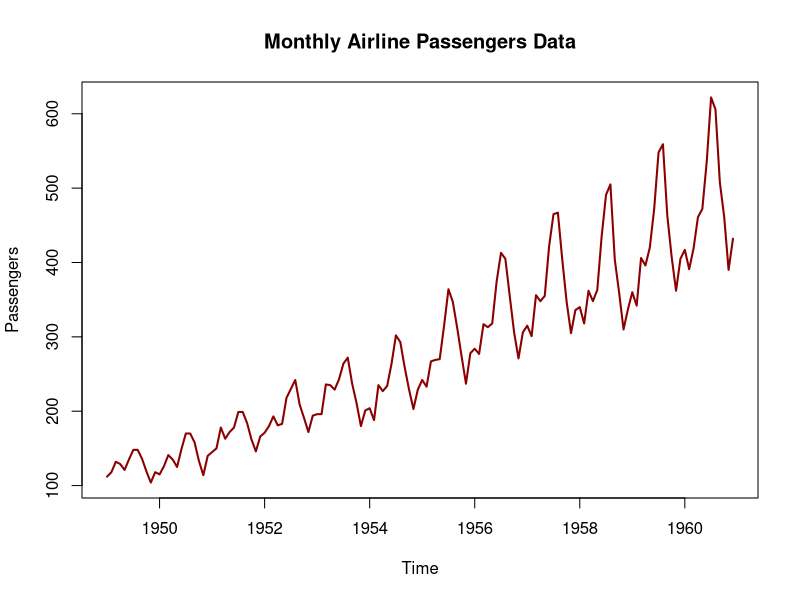
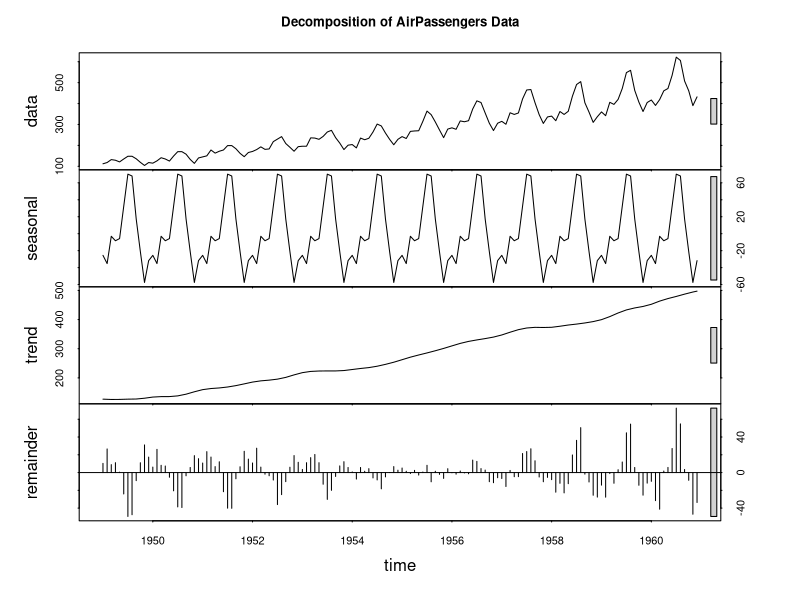
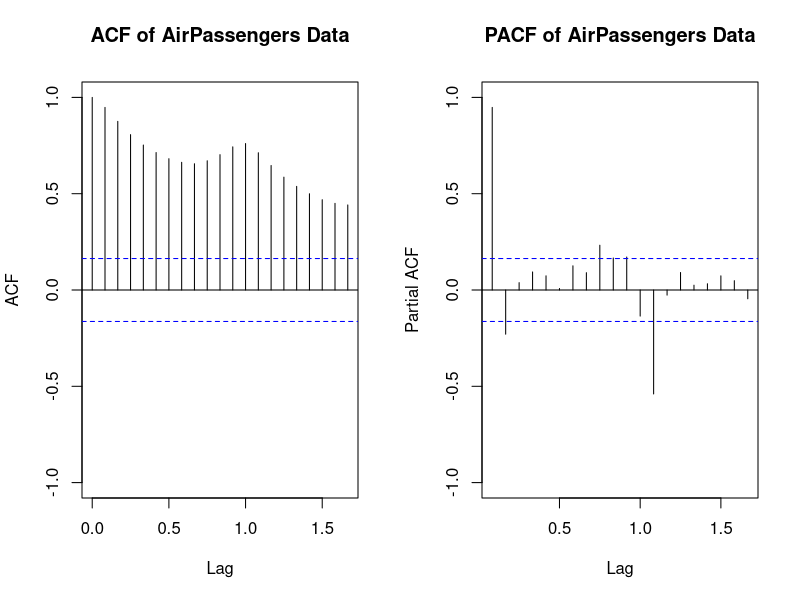

These figures' R source, in order:
# ============================================
# PRACTICAL-6: AirPassengers Data Analysis
# ============================================

rm(list = ls(all = TRUE))

library(tseries)
library(forecast)
library(TTR)
library(lmtest)

# (a) Load and convert data
data("AirPassengers")
AirPassengers_ts <- AirPassengers

# Print data
print("AirPassengers Dataset:")
print(AirPassengers)

# (b) PLOT 1: Time series plot
dev.new()
plot(AirPassengers_ts,
     main = "Monthly Airline Passengers Data",
     xlab = "Time",
     ylab = "Passengers",
     col = "darkred",
     lwd = 2)

# (c) Decompose and plot
AirPassengers_decomposed <- stl(AirPassengers_ts, s.window = "periodic")

# PLOT 2: Decomposition plot
dev.new()
plot(AirPassengers_decomposed, 
     main = "Decomposition of AirPassengers Data")

# (d) PLOT 3 & 4: ACF and PACF plots
dev.new()
par(mfrow = c(1, 2))
acf(AirPassengers_ts, 
    main = "ACF of AirPassengers Data",
    lag.max = 20,
    ylim = c(-1, 1))

pacf(AirPassengers_ts, 
     main = "PACF of AirPassengers Data",
     lag.max = 20,
     ylim = c(-1, 1))
par(mfrow = c(1, 1))

# (e) Statistical tests
adf_air_result <- adf.test(AirPassengers_ts)
cat("\nAugmented Dickey-Fuller Test\n")
cat("=============================\n")
cat("data: AirPassengers\n")
cat("Dickey-Fuller =", round(adf_air_result$statistic, 5), 
    ", Lag order =", adf_air_result$parameter, 
    ", p-value =", adf_air_result$p.value, "\n")
cat("alternative hypothesis: stationary\n\n")

kpss_result <- kpss.test(AirPassengers_ts)
cat("KPSS Test for Level Stationarity\n")
cat("================================\n")
cat("data: AirPassengers_ts\n")
cat("KPSS Level =", kpss_result$statistic, 
    ", Truncation lag parameter =", kpss_result$parameter, 
    ", p-value =", kpss_result$p.value, "\n")
